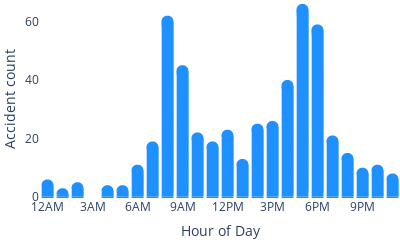

Notebook code for this chart:
### Code cell
def plot_accidents_by_time(accident_df, route_suburbs):
    try:
        #'date_time' is a datetime object and extract 'hour'
        accident_df['date_time'] = pd.to_datetime(accident_df['date_time'])
        accident_df['hour'] = accident_df['date_time'].dt.hour

        #Filter the DataFrame for only the suburbs in the route
        filtered_df = accident_df[accident_df['suburb'].isin(route_suburbs)]

        #Check if the dataframe is empty
        if filtered_df.empty:
            raise ValueError("No data available for the specified suburbs.")

        #Group by 'hour' of day and count the total number of accidents
        accident_counts_by_hour = filtered_df.groupby('hour').size().reset_index(name='count')

        bar_fig = rounded_bar_graph(accident_counts_by_hour['hour'],accident_counts_by_hour['count'], marker_color=None)

        #Change x-axis to show labels only once every 3 hours
        tickvals = [i for i in range(0, 24, 3)]  # Every 3rd hour from 0 to 23
        ticktext = [f"{i % 12 if i % 12 != 0 else 12}{'AM' if i < 12 else 'PM'}" for i in tickvals]

        bar_fig.update_xaxes(
            tickvals=tickvals,
            ticktext=ticktext,
            title='Hour of Day'
        )

        #y-axis title
        bar_fig.update_yaxes(title='Accident count')

        #Change the figure size
        bar_fig.update_layout(
            showlegend=False,
            width=400,  # Custom width in pixels
            height=200   # Custom height in pixels
        )

        #Display figure
        return bar_fig

    except KeyError as e:
        print(f"Error: DataFrame missing one or more required columns: {e}")
    except Exception as e:
        print(f"An error occurred: {e}")

# Example usage:
start_tuple = (144.95,-37.825) 
destination_tuple = (144.9717,-37.771) 
route_suburbs = get_suburb_names(start_tuple, destination_tuple)

fig = plot_accidents_by_time(accident_df, route_suburbs)
config = {'displayModeBar': False}
fig.update_layout(
    paper_bgcolor='rgba(0,0,0,0)',
    plot_bgcolor='rgba(0,0,0,0)',
)
fig.show(config=config)

### Figure 1 — Plotly figure (JSON) as saved in the notebook; plotly's stock layout.template omitted (floating-point values rounded to 4 significant figures)
{"data": [{"marker": {"color": "DodgerBlue"}, "type": "bar", "x": [0, 1, 2, 4, 5, 6, 7, 8, 9, 10, 11, 12, 13, 14, 15, 16, 17, 18, 19, 20, 21, 22, 23], "y": [4, 1, 3, 2, 2, 9, 17, 60, 43, 20, 17, 21, 11, 23, 24, 38, 64, 57, 19, 13, 8, 9, 6]}], "layout": {"height": 200, "margin": {"b": 0, "l": 0, "r": 0, "t": 0}, "paper_bgcolor": "rgba(0,0,0,0)", "plot_bgcolor": "rgba(0,0,0,0)", "shapes": [{"fillcolor": "DodgerBlue", "line": {"color": "rgba(0,0,0,0)"}, "path": "\n            M -0.4,4\n            C -0.4 6.7, 0.4 6.7, 0.4 4\n            V 0\n            M 0.4,0\n            C 0.4 -2.7, -0.4 -2.7, -0.4 0\n            H -0.4\n            Z\n        ", "type": "path"}, {"fillcolor": "DodgerBlue", "line": {"color": "rgba(0,0,0,0)"}, "path": "\n            M 0.6,1\n            C 0.6 3.7, 1.4 3.7, 1.4 1\n            V 0\n            M 1.4,0\n            C 1.4 -2.7, 0.6 -2.7, 0.6 0\n            H 0.6\n            Z\n        ", "type": "path"}, {"fillcolor": "DodgerBlue", "line": {"color": "rgba(0,0,0,0)"}, "path": "\n            M 1.6,3\n            C 1.6 5.7, 2.4 5.7, 2.4 3\n            V 0\n            M 2.4,0\n            C 2.4 -2.7, 1.6 -2.7, 1.6 0\n            H 1.6\n            Z\n        ", "type": "path"}, {"fillcolor": "DodgerBlue", "line": {"color": "rgba(0,0,0,0)"}, "path": "\n            M 3.6,2\n            C 3.6 4.7, 4.4 4.7, 4.4 2\n            V 0\n            M 4.4,0\n            C 4.4 -2.7, 3.6 -2.7, 3.6 0\n            H 3.6\n            Z\n        ", "type": "path"}, {"fillcolor": "DodgerBlue", "line": {"color": "rgba(0,0,0,0)"}, "path": "\n            M 4.6,2\n            C 4.6 4.7, 5.4 4.7, 5.4 2\n            V 0\n            M 5.4,0\n            C 5.4 -2.7, 4.6 -2.7, 4.6 0\n            H 4.6\n            Z\n        ", "type": "path"}, {"fillcolor": "DodgerBlue", "line": {"color": "rgba(0,0,0,0)"}, "path": "\n            M 5.6,9\n            C 5.6 11.7, 6.4 11.7, 6.4 9\n            V 0\n            M 6.4,0\n            C 6.4 -2.7, 5.6 -2.7, 5.6 0\n            H 5.6\n            Z\n        ", "type": "path"}, {"fillcolor": "DodgerBlue", "line": {"color": "rgba(0,0,0,0)"}, "path": "\n            M 6.6,17\n            C 6.6 19.7, 7.4 19.7, 7.4 17\n            V 0\n            M 7.4,0\n            C 7.4 -2.7, 6.6 -2.7, 6.6 0\n            H 6.6\n            Z\n        ", "type": "path"}, {"fillcolor": "DodgerBlue", "line": {"color": "rgba(0,0,0,0)"}, "path": "\n            M 7.6,60\n            C 7.6 62.7, 8.4 62.7, 8.4 60\n            V 0\n            M 8.4,0\n            C 8.4 -2.7, 7.6 -2.7, 7.6 0\n            H 7.6\n            Z\n        ", "type": "path"}, {"fillcolor": "DodgerBlue", "line": {"color": "rgba(0,0,0,0)"}, "path": "\n            M 8.6,43\n            C 8.6 45.7, 9.4 45.7, 9.4 43\n            V 0\n            M 9.4,0\n            C 9.4 -2.7, 8.6 -2.7, 8.6 0\n            H 8.6\n            Z\n        ", "type": "path"}, {"fillcolor": "DodgerBlue", "line": {"color": "rgba(0,0,0,0)"}, "path": "\n            M 9.6,20\n            C 9.6 22.7, 10.4 22.7, 10.4 20\n            V 0\n            M 10.4,0\n            C 10.4 -2.7, 9.6 -2.7, 9.6 0\n            H 9.6\n            Z\n        ", "type": "path"}, {"fillcolor": "DodgerBlue", "line": {"color": "rgba(0,0,0,0)"}, "path": "\n            M 10.6,17\n            C 10.6 19.7, 11.4 19.7, 11.4 17\n            V 0\n            M 11.4,0\n            C 11.4 -2.7, 10.6 -2.7, 10.6 0\n            H 10.6\n            Z\n        ", "type": "path"}, {"fillcolor": "DodgerBlue", "line": {"color": "rgba(0,0,0,0)"}, "path": "\n            M 11.6,21\n            C 11.6 23.7, 12.4 23.7, 12.4 21\n            V 0\n            M 12.4,0\n            C 12.4 -2.7, 11.6 -2.7, 11.6 0\n            H 11.6\n            Z\n        ", "type": "path"}, {"fillcolor": "DodgerBlue", "line": {"color": "rgba(0,0,0,0)"}, "path": "\n            M 12.6,11\n            C 12.6 13.7, 13.4 13.7, 13.4 11\n            V 0\n            M 13.4,0\n            C 13.4 -2.7, 12.6 -2.7, 12.6 0\n            H 12.6\n            Z\n        ", "type": "path"}, {"fillcolor": "DodgerBlue", "line": {"color": "rgba(0,0,0,0)"}, "path": "\n            M 13.6,23\n            C 13.6 25.7, 14.4 25.7, 14.4 23\n            V 0\n            M 14.4,0\n            C 14.4 -2.7, 13.6 -2.7, 13.6 0\n            H 13.6\n            Z\n        ", "type": "path"}, {"fillcolor": "DodgerBlue", "line": {"color": "rgba(0,0,0,0)"}, "path": "\n            M 14.6,24\n            C 14.6 26.7, 15.4 26.7, 15.4 24\n            V 0\n            M 15.4,0\n            C 15.4 -2.7, 14.6 -2.7, 14.6 0\n            H 14.6\n            Z\n        ", "type": "path"}, {"fillcolor": "DodgerBlue", "line": {"color": "rgba(0,0,0,0)"}, "path": "\n            M 15.6,38\n            C 15.6 40.7, 16.4 40.7, 16.4 38\n            V 0\n            M 16.4,0\n            C 16.4 -2.7, 15.6 -2.7, 15.6 0\n            H 15.6\n            Z\n        ", "type": "path"}, {"fillcolor": "DodgerBlue", "line": {"color": "rgba(0,0,0,0)"}, "path": "\n            M 16.6,64\n            C 16.6 66.7, 17.4 66.7, 17.4 64\n            V 0\n            M 17.4,0\n            C 17.4 -2.7, 16.6 -2.7, 16.6 0\n            H 16.6\n            Z\n        ", "type": "path"}, {"fillcolor": "DodgerBlue", "line": {"color": "rgba(0,0,0,0)"}, "path": "\n            M 17.6,57\n            C 17.6 59.7, 18.4 59.7, 18.4 57\n            V 0\n            M 18.4,0\n            C 18.4 -2.7, 17.6 -2.7, 17.6 0\n            H 17.6\n            Z\n        ", "type": "path"}, {"fillcolor": "DodgerBlue", "line": {"color": "rgba(0,0,0,0)"}, "path": "\n            M 18.6,19\n            C 18.6 21.7, 19.4 21.7, 19.4 19\n            V 0\n            M 19.4,0\n            C 19.4 -2.7, 18.6 -2.7, 18.6 0\n            H 18.6\n            Z\n        ", "type": "path"}, {"fillcolor": "DodgerBlue", "line": {"color": "rgba(0,0,0,0)"}, "path": "\n            M 19.6,13\n            C 19.6 15.7, 20.4 15.7, 20.4 13\n            V 0\n            M 20.4,0\n            C 20.4 -2.7, 19.6 -2.7, 19.6 0\n            H 19.6\n            Z\n        ", "type": "path"}, {"fillcolor": "DodgerBlue", "line": {"color": "rgba(0,0,0,0)"}, "path": "\n            M 20.6,8\n            C 20.6 10.7, 21.4 10.7, 21.4 8\n            V 0\n            M 21.4,0\n            C 21.4 -2.7, 20.6 -2.7, 20.6 0\n            H 20.6\n            Z\n        ", "type": "path"}, {"fillcolor": "DodgerBlue", "line": {"color": "rgba(0,0,0,0)"}, "path": "\n            M 21.6,9\n            C 21.6 11.7, 22.4 11.7, 22.4 9\n            V 0\n            M 22.4,0\n            C 22.4 -2.7, 21.6 -2.7, 21.6 0\n            H 21.6\n            Z\n        ", "type": "path"}, {"fillcolor": "DodgerBlue", "line": {"color": "rgba(0,0,0,0)"}, "path": "\n            M 22.6,6\n            C 22.6 8.7, 23.4 8.7, 23.4 6\n            V 0\n            M 23.4,0\n            C 23.4 -2.7, 22.6 -2.7, 22.6 0\n            H 22.6\n            Z\n        ", "type": "path"}], "showlegend": false, "width": 400, "xaxis": {"ticktext": ["12AM", "3AM", "6AM", "9AM", "12PM", "3PM", "6PM", "9PM"], "tickvals": [0, 3, 6, 9, 12, 15, 18, 21], "title": {"text": "Hour of Day"}}, "yaxis": {"title": {"text": "Accident count"}}}}
